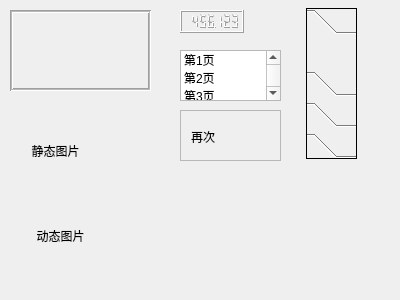
<?xml version="1.0" encoding="UTF-8"?>
<ui version="4.0">
 <class>MyWidget</class>
 <widget class="QWidget" name="MyWidget">
  <property name="geometry">
   <rect>
    <x>0</x>
    <y>0</y>
    <width>400</width>
    <height>300</height>
   </rect>
  </property>
  <property name="windowTitle">
   <string>MyWidget</string>
  </property>
  <widget class="QFrame" name="frame">
   <property name="geometry">
    <rect>
     <x>10</x>
     <y>10</y>
     <width>141</width>
     <height>81</height>
    </rect>
   </property>
   <property name="frameShape">
    <enum>QFrame::Box</enum>
   </property>
   <property name="frameShadow">
    <enum>QFrame::Sunken</enum>
   </property>
   <property name="lineWidth">
    <number>1</number>
   </property>
   <property name="midLineWidth">
    <number>1</number>
   </property>
  </widget>
  <widget class="QLabel" name="label">
   <property name="geometry">
    <rect>
     <x>20</x>
     <y>120</y>
     <width>71</width>
     <height>61</height>
    </rect>
   </property>
   <property name="text">
    <string>静态图片</string>
   </property>
   <property name="alignment">
    <set>Qt::AlignCenter</set>
   </property>
   <property name="wordWrap">
    <bool>true</bool>
   </property>
  </widget>
  <widget class="QLabel" name="labelMovie">
   <property name="geometry">
    <rect>
     <x>20</x>
     <y>200</y>
     <width>81</width>
     <height>71</height>
    </rect>
   </property>
   <property name="text">
    <string>动态图片</string>
   </property>
   <property name="alignment">
    <set>Qt::AlignCenter</set>
   </property>
  </widget>
  <widget class="QLCDNumber" name="lcdNumber">
   <property name="geometry">
    <rect>
     <x>180</x>
     <y>10</y>
     <width>64</width>
     <height>23</height>
    </rect>
   </property>
   <property name="smallDecimalPoint">
    <bool>true</bool>
   </property>
   <property name="digitCount">
    <number>7</number>
   </property>
   <property name="value" stdset="0">
    <double>456.122999999999990</double>
   </property>
  </widget>
  <widget class="QListWidget" name="listWidget">
   <property name="geometry">
    <rect>
     <x>180</x>
     <y>50</y>
     <width>101</width>
     <height>51</height>
    </rect>
   </property>
   <item>
    <property name="text">
     <string>第1页</string>
    </property>
   </item>
   <item>
    <property name="text">
     <string>第2页</string>
    </property>
   </item>
   <item>
    <property name="text">
     <string>第3页</string>
    </property>
   </item>
  </widget>
  <widget class="QStackedWidget" name="stackedWidget">
   <property name="geometry">
    <rect>
     <x>180</x>
     <y>110</y>
     <width>101</width>
     <height>51</height>
    </rect>
   </property>
   <property name="frameShape">
    <enum>QFrame::StyledPanel</enum>
   </property>
   <property name="currentIndex">
    <number>2</number>
   </property>
   <widget class="QWidget" name="page">
    <widget class="QLabel" name="label_2">
     <property name="geometry">
      <rect>
       <x>10</x>
       <y>20</y>
       <width>54</width>
       <height>12</height>
      </rect>
     </property>
     <property name="text">
      <string>首先</string>
     </property>
    </widget>
   </widget>
   <widget class="QWidget" name="page_2">
    <widget class="QLabel" name="label_3">
     <property name="geometry">
      <rect>
       <x>10</x>
       <y>20</y>
       <width>54</width>
       <height>12</height>
      </rect>
     </property>
     <property name="text">
      <string>其次</string>
     </property>
    </widget>
   </widget>
   <widget class="QWidget" name="page_3">
    <widget class="QLabel" name="label_4">
     <property name="geometry">
      <rect>
       <x>10</x>
       <y>20</y>
       <width>54</width>
       <height>12</height>
      </rect>
     </property>
     <property name="text">
      <string>再次</string>
     </property>
    </widget>
   </widget>
  </widget>
  <widget class="QToolBox" name="toolBox">
   <property name="geometry">
    <rect>
     <x>306</x>
     <y>8</y>
     <width>51</width>
     <height>151</height>
    </rect>
   </property>
   <property name="frameShape">
    <enum>QFrame::Box</enum>
   </property>
   <property name="currentIndex">
    <number>0</number>
   </property>
   <widget class="QWidget" name="friends">
    <property name="geometry">
     <rect>
      <x>0</x>
      <y>0</y>
      <width>49</width>
      <height>45</height>
     </rect>
    </property>
    <attribute name="label">
     <string>好友</string>
    </attribute>
   </widget>
   <widget class="QWidget" name="school">
    <property name="geometry">
     <rect>
      <x>0</x>
      <y>0</y>
      <width>49</width>
      <height>45</height>
     </rect>
    </property>
    <attribute name="label">
     <string>同学</string>
    </attribute>
   </widget>
   <widget class="QWidget" name="unknow">
    <attribute name="label">
     <string>陌生人</string>
    </attribute>
   </widget>
   <widget class="QWidget" name="blackname">
    <attribute name="label">
     <string>黑名单</string>
    </attribute>
   </widget>
  </widget>
 </widget>
 <layoutdefault spacing="6" margin="11"/>
 <resources/>
 <connections>
  <connection>
   <sender>listWidget</sender>
   <signal>currentRowChanged(int)</signal>
   <receiver>stackedWidget</receiver>
   <slot>setCurrentIndex(int)</slot>
   <hints>
    <hint type="sourcelabel">
     <x>221</x>
     <y>77</y>
    </hint>
    <hint type="destinationlabel">
     <x>252</x>
     <y>140</y>
    </hint>
   </hints>
  </connection>
 </connections>
</ui>
